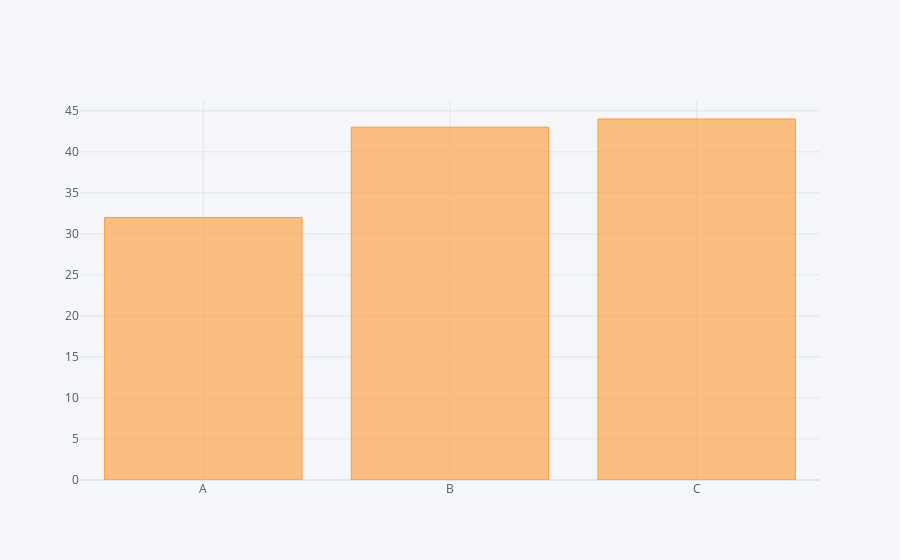

This figure's notebook cell:
### Code cell
df2.iplot(kind= 'bar')

### Figure 1 — Plotly figure (JSON) as saved in the notebook; plotly's stock layout.template omitted (floating-point values rounded to 4 significant figures)
{"data": [{"marker": {"color": "rgba(255, 153, 51, 0.6)", "line": {"color": "rgba(255, 153, 51, 1.0)", "width": 1}}, "name": "values", "orientation": "v", "text": "", "type": "bar", "x": ["A", "B", "C"], "y": [32, 43, 44]}], "layout": {"legend": {"bgcolor": "#F5F6F9", "font": {"color": "#4D5663"}}, "paper_bgcolor": "#F5F6F9", "plot_bgcolor": "#F5F6F9", "title": {"font": {"color": "#4D5663"}}, "xaxis": {"gridcolor": "#E1E5ED", "showgrid": true, "tickfont": {"color": "#4D5663"}, "title": {"font": {"color": "#4D5663"}, "text": ""}, "zerolinecolor": "#E1E5ED"}, "yaxis": {"gridcolor": "#E1E5ED", "showgrid": true, "tickfont": {"color": "#4D5663"}, "title": {"font": {"color": "#4D5663"}, "text": ""}, "zerolinecolor": "#E1E5ED"}}}
